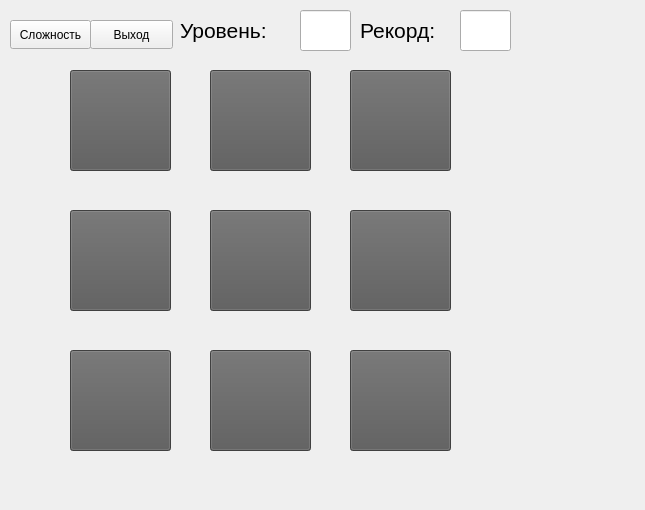
<?xml version="1.0" encoding="UTF-8"?>
<ui version="4.0">
 <class>Matrix</class>
 <widget class="QWidget" name="Matrix">
  <property name="geometry">
   <rect>
    <x>0</x>
    <y>0</y>
    <width>645</width>
    <height>510</height>
   </rect>
  </property>
  <property name="windowTitle">
   <string>Form</string>
  </property>
  <widget class="QPushButton" name="pushButton_0">
   <property name="geometry">
    <rect>
     <x>70</x>
     <y>70</y>
     <width>101</width>
     <height>101</height>
    </rect>
   </property>
   <property name="styleSheet">
    <string notr="true">QPushButton {background-color: rgb(89, 89, 89)}
</string>
   </property>
   <property name="text">
    <string/>
   </property>
  </widget>
  <widget class="QPushButton" name="pushButton_1">
   <property name="geometry">
    <rect>
     <x>210</x>
     <y>70</y>
     <width>101</width>
     <height>101</height>
    </rect>
   </property>
   <property name="styleSheet">
    <string notr="true">QPushButton {background-color: rgb(89, 89, 89)}
</string>
   </property>
   <property name="text">
    <string/>
   </property>
  </widget>
  <widget class="QPushButton" name="pushButton_2">
   <property name="geometry">
    <rect>
     <x>350</x>
     <y>70</y>
     <width>101</width>
     <height>101</height>
    </rect>
   </property>
   <property name="styleSheet">
    <string notr="true">QPushButton {background-color: rgb(89, 89, 89)}
</string>
   </property>
   <property name="text">
    <string/>
   </property>
  </widget>
  <widget class="QPushButton" name="pushButton_5">
   <property name="geometry">
    <rect>
     <x>350</x>
     <y>210</y>
     <width>101</width>
     <height>101</height>
    </rect>
   </property>
   <property name="styleSheet">
    <string notr="true">QPushButton {background-color: rgb(89, 89, 89)}
</string>
   </property>
   <property name="text">
    <string/>
   </property>
  </widget>
  <widget class="QPushButton" name="pushButton_4">
   <property name="geometry">
    <rect>
     <x>210</x>
     <y>210</y>
     <width>101</width>
     <height>101</height>
    </rect>
   </property>
   <property name="styleSheet">
    <string notr="true">QPushButton {background-color: rgb(89, 89, 89)}
</string>
   </property>
   <property name="text">
    <string/>
   </property>
  </widget>
  <widget class="QPushButton" name="pushButton_3">
   <property name="geometry">
    <rect>
     <x>70</x>
     <y>210</y>
     <width>101</width>
     <height>101</height>
    </rect>
   </property>
   <property name="styleSheet">
    <string notr="true">QPushButton {background-color: rgb(89, 89, 89)}
</string>
   </property>
   <property name="text">
    <string/>
   </property>
  </widget>
  <widget class="QPushButton" name="pushButton_7">
   <property name="geometry">
    <rect>
     <x>210</x>
     <y>350</y>
     <width>101</width>
     <height>101</height>
    </rect>
   </property>
   <property name="styleSheet">
    <string notr="true">QPushButton {background-color: rgb(89, 89, 89)}
</string>
   </property>
   <property name="text">
    <string/>
   </property>
  </widget>
  <widget class="QPushButton" name="pushButton_6">
   <property name="geometry">
    <rect>
     <x>70</x>
     <y>350</y>
     <width>101</width>
     <height>101</height>
    </rect>
   </property>
   <property name="styleSheet">
    <string notr="true">QPushButton {background-color: rgb(89, 89, 89)}
</string>
   </property>
   <property name="text">
    <string/>
   </property>
  </widget>
  <widget class="QPushButton" name="pushButton_8">
   <property name="geometry">
    <rect>
     <x>350</x>
     <y>350</y>
     <width>101</width>
     <height>101</height>
    </rect>
   </property>
   <property name="styleSheet">
    <string notr="true">QPushButton {background-color: rgb(89, 89, 89)}
</string>
   </property>
   <property name="text">
    <string/>
   </property>
  </widget>
  <widget class="QLabel" name="label">
   <property name="geometry">
    <rect>
     <x>180</x>
     <y>10</y>
     <width>111</width>
     <height>41</height>
    </rect>
   </property>
   <property name="font">
    <font>
     <family>Segoe UI</family>
     <pointsize>16</pointsize>
     <italic>false</italic>
     <bold>false</bold>
    </font>
   </property>
   <property name="styleSheet">
    <string notr="true">font: 16pt &quot;Segoe UI&quot;;</string>
   </property>
   <property name="text">
    <string>Уровень:</string>
   </property>
  </widget>
  <widget class="QLineEdit" name="lineEdit">
   <property name="geometry">
    <rect>
     <x>300</x>
     <y>10</y>
     <width>51</width>
     <height>41</height>
    </rect>
   </property>
   <property name="styleSheet">
    <string notr="true">font: 20pt &quot;Segoe UI&quot;;</string>
   </property>
  </widget>
  <widget class="QPushButton" name="pushButtonPar">
   <property name="geometry">
    <rect>
     <x>10</x>
     <y>20</y>
     <width>81</width>
     <height>29</height>
    </rect>
   </property>
   <property name="text">
    <string>Сложность</string>
   </property>
  </widget>
  <widget class="QPushButton" name="pushButtonExit">
   <property name="geometry">
    <rect>
     <x>90</x>
     <y>20</y>
     <width>83</width>
     <height>29</height>
    </rect>
   </property>
   <property name="text">
    <string>Выход</string>
   </property>
  </widget>
  <widget class="QLabel" name="label_2">
   <property name="geometry">
    <rect>
     <x>360</x>
     <y>10</y>
     <width>111</width>
     <height>41</height>
    </rect>
   </property>
   <property name="font">
    <font>
     <family>Segoe UI</family>
     <pointsize>16</pointsize>
     <italic>false</italic>
     <bold>false</bold>
    </font>
   </property>
   <property name="styleSheet">
    <string notr="true">font: 16pt &quot;Segoe UI&quot;;</string>
   </property>
   <property name="text">
    <string>Рекорд:</string>
   </property>
  </widget>
  <widget class="QLineEdit" name="lineEdit_2">
   <property name="geometry">
    <rect>
     <x>460</x>
     <y>10</y>
     <width>51</width>
     <height>41</height>
    </rect>
   </property>
   <property name="styleSheet">
    <string notr="true">font: 20pt &quot;Segoe UI&quot;;</string>
   </property>
  </widget>
  <widget class="QLabel" name="label_3">
   <property name="geometry">
    <rect>
     <x>230</x>
     <y>460</y>
     <width>121</width>
     <height>41</height>
    </rect>
   </property>
   <property name="font">
    <font>
     <family>Segoe UI</family>
     <pointsize>16</pointsize>
     <italic>false</italic>
     <bold>false</bold>
    </font>
   </property>
   <property name="styleSheet">
    <string notr="true">font: 16pt &quot;Segoe UI&quot;;</string>
   </property>
   <property name="text">
    <string/>
   </property>
  </widget>
 </widget>
 <resources/>
 <connections/>
</ui>
